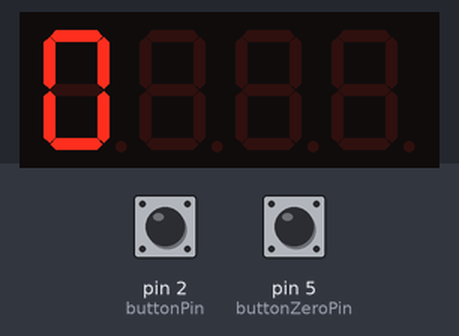
Bench run of a sketch on a simulated Arduino Uno, built with avr-gcc and run on an emulated ATmega328P. On the bench: 4-digit seven-segment display. Inputs (shaded band) come from the test bench; at power-on: pin 5 (buttonZeroPin) LOW, pin 2 (buttonPin) LOW. What the sketch prints to the serial monitor is not drawn.

Above: at 1.2 s.
1.3 s: pin 5 (buttonZeroPin) pulled HIGH for 0.15 s
At 2.1 s:
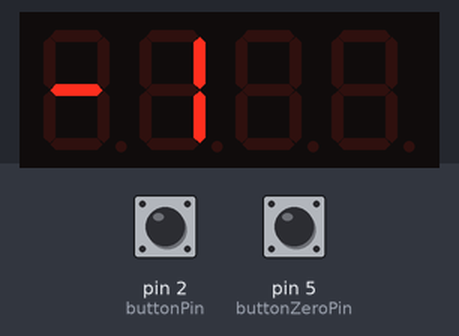
2.9 s: pin 5 (buttonZeroPin) pulled HIGH for 1 s
At 3.5 s:
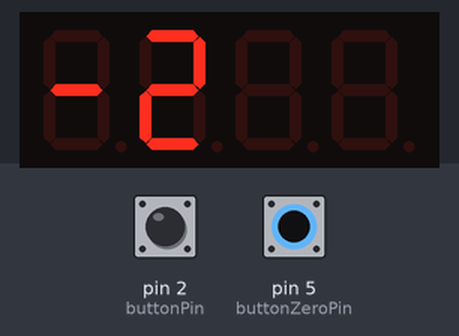
Timing chart, 0 to 5.9 s (numbered marks = the images above; inputs shaded):
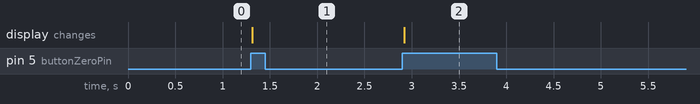

Measured:
- after the input at 1.3 s, the display: changes at once (image 1)
- after the input at 2.9 s, the display: changes at once (image 2)

The sketch:

Button_Counter_Minus_Zero.ino
```cpp
// "Счётчик нажатий кнопки". Вторая кнопка "минусует" значение на LED-дисплее. При достижении 9999, счёт обнуляется. При нажатии на обе кнопки сразу значение на LED-дисплее обнуляется

int buttonState = 0;         // переменная для хранения состояния кнопки счётчика
int counter = 0; // переменная для подсчёта нажатий на кнопку
boolean flag = 0; // логическая переменная, которая хранит последнее состояние кнопки
boolean flag1 = 0; // логическая переменная, которая хранит последнее состояние кнопки 2

#include <TM1637.h> //подключаем библиотеку модуля TM1637
#define CLK 3 // Определяем пины для подключения TM1637 к плате Arduino
#define DIO 4 // Определяем пины для подключения TM1637 к плате Arduino
#define buttonPin 2 // Определяем пин для подключения кнопки счётчика
#define buttonZeroPin 5// Определяем пин для подключения кнопки обнуления счётчика

TM1637 tm1637(CLK, DIO); // создаём объект класса TM1637, в качестве параметров используем номера пинов подключения дисплея к Ардуине

void setup() {

  Serial.begin(9600);

  tm1637.init(); // инициализация модуля TM1637

  tm1637.set(BRIGHT_TYPICAL); // устанавливаем яркость дисплея

  pinMode(buttonPin, INPUT); // инициализируем пин, подключенный к кнопке счётчика, как вход
  pinMode(buttonZeroPin, INPUT); // инициализируем пин, подключенный к кнопке обнуления счётчика, как вход

  Serial.println(counter); // выводим в COM-порт состояние кнопки = переменной counter

}

void loop() {

  tm1637.display(counter); // выводим на LED-дисплей состояние кнопки (по умолчанию ноль)

  buttonState = digitalRead(buttonPin); // считываем значения с входа кнопки счётчика

  if (buttonState == HIGH && flag == 0) { // если кнопка нажата и переменная flag = 0
    counter ++; // прибавляем единицу к переменной счётчика
    flag = 1; // происходит только одно действие + защита от "дребезга"

    Serial.println(counter); // выводим в COM-порт состояние кнопки = значение счётчика

  }

  if (buttonState == LOW && flag == 1) {
    flag = 0;
  }
  if (counter > 9999) {
    counter = 0;
  }

  // вторая кнопка уменьшает значение на единицу

  if (digitalRead(buttonZeroPin) == HIGH && flag1 == 0) {
    counter--;
    flag1 = 1;
  }

  if (digitalRead(buttonZeroPin) == LOW && flag1 == 1) {
    flag1 = 0;
  }

  // при нажатии обеих кнопок сразу, значение на LED-дисплее обнуляется

  if (flag == 1 && flag1 == 1) {
    counter = 0;
  }

}
```
